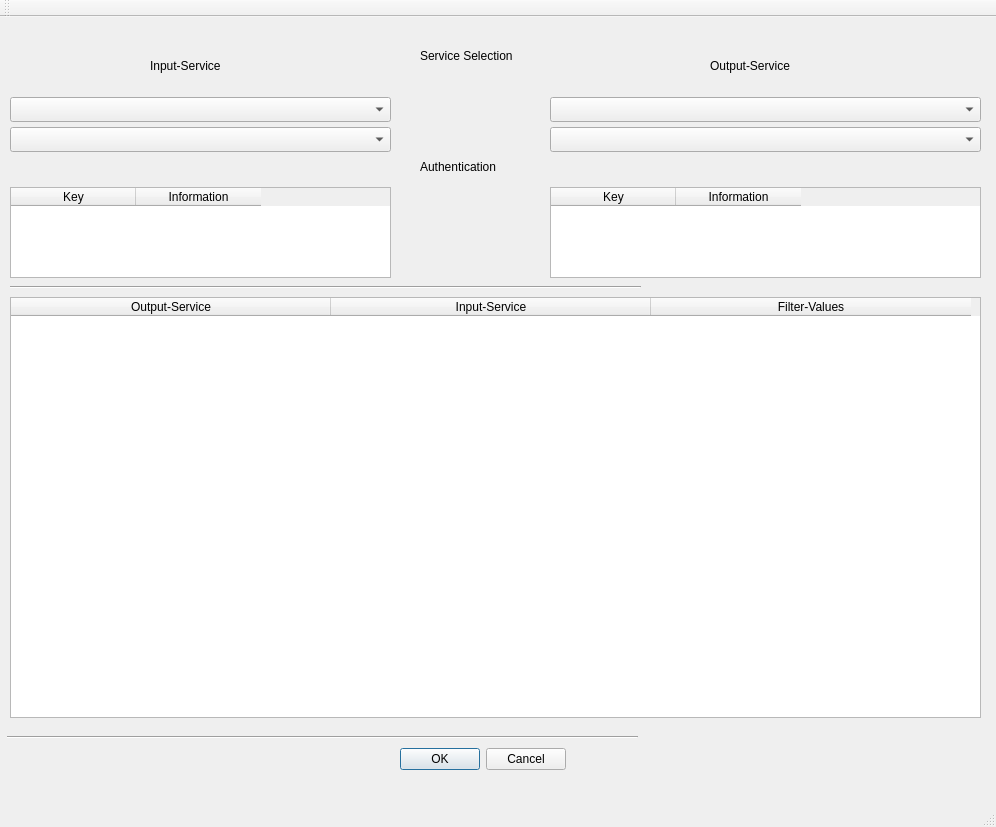
<?xml version="1.0" encoding="UTF-8"?>
<ui version="4.0">
 <class>MainWindow</class>
 <widget class="QMainWindow" name="MainWindow">
  <property name="geometry">
   <rect>
    <x>0</x>
    <y>0</y>
    <width>996</width>
    <height>827</height>
   </rect>
  </property>
  <property name="windowTitle">
   <string>Service-Converter</string>
  </property>
  <widget class="QWidget" name="centralWidget">
   <widget class="QComboBox" name="cb_output_category">
    <property name="geometry">
     <rect>
      <x>550</x>
      <y>80</y>
      <width>431</width>
      <height>25</height>
     </rect>
    </property>
   </widget>
   <widget class="QComboBox" name="cb_input_category">
    <property name="geometry">
     <rect>
      <x>10</x>
      <y>80</y>
      <width>381</width>
      <height>25</height>
     </rect>
    </property>
   </widget>
   <widget class="QComboBox" name="cb_input_service">
    <property name="geometry">
     <rect>
      <x>10</x>
      <y>110</y>
      <width>381</width>
      <height>25</height>
     </rect>
    </property>
   </widget>
   <widget class="QComboBox" name="cb_output_service">
    <property name="geometry">
     <rect>
      <x>550</x>
      <y>110</y>
      <width>431</width>
      <height>25</height>
     </rect>
    </property>
   </widget>
   <widget class="QLabel" name="lb_serviceselection">
    <property name="geometry">
     <rect>
      <x>420</x>
      <y>30</y>
      <width>141</width>
      <height>17</height>
     </rect>
    </property>
    <property name="text">
     <string>Service Selection</string>
    </property>
   </widget>
   <widget class="QLabel" name="lb_service_input">
    <property name="geometry">
     <rect>
      <x>150</x>
      <y>40</y>
      <width>131</width>
      <height>17</height>
     </rect>
    </property>
    <property name="text">
     <string>Input-Service</string>
    </property>
   </widget>
   <widget class="QLabel" name="lb_service_output">
    <property name="geometry">
     <rect>
      <x>710</x>
      <y>40</y>
      <width>111</width>
      <height>17</height>
     </rect>
    </property>
    <property name="text">
     <string>Output-Service</string>
    </property>
   </widget>
   <widget class="Line" name="ln_bottom">
    <property name="geometry">
     <rect>
      <x>7</x>
      <y>710</y>
      <width>631</width>
      <height>20</height>
     </rect>
    </property>
    <property name="orientation">
     <enum>Qt::Horizontal</enum>
    </property>
   </widget>
   <widget class="Line" name="ln_mid">
    <property name="geometry">
     <rect>
      <x>10</x>
      <y>260</y>
      <width>631</width>
      <height>20</height>
     </rect>
    </property>
    <property name="orientation">
     <enum>Qt::Horizontal</enum>
    </property>
   </widget>
   <widget class="QTableWidget" name="tb_input_auth">
    <property name="geometry">
     <rect>
      <x>10</x>
      <y>170</y>
      <width>381</width>
      <height>91</height>
     </rect>
    </property>
    <property name="sizeAdjustPolicy">
     <enum>QAbstractScrollArea::AdjustToContentsOnFirstShow</enum>
    </property>
    <property name="autoScrollMargin">
     <number>16</number>
    </property>
    <property name="alternatingRowColors">
     <bool>false</bool>
    </property>
    <property name="wordWrap">
     <bool>false</bool>
    </property>
    <attribute name="horizontalHeaderCascadingSectionResizes">
     <bool>true</bool>
    </attribute>
    <attribute name="horizontalHeaderDefaultSectionSize">
     <number>125</number>
    </attribute>
    <column>
     <property name="text">
      <string notr="true">Key</string>
     </property>
     <property name="toolTip">
      <string notr="true"/>
     </property>
     <property name="whatsThis">
      <string notr="true"/>
     </property>
     <property name="font">
      <font>
       <kerning>false</kerning>
      </font>
     </property>
     <property name="textAlignment">
      <set>AlignCenter</set>
     </property>
    </column>
    <column>
     <property name="text">
      <string>Information</string>
     </property>
     <property name="textAlignment">
      <set>AlignCenter</set>
     </property>
    </column>
   </widget>
   <widget class="QTableWidget" name="tb_output_auth">
    <property name="geometry">
     <rect>
      <x>550</x>
      <y>170</y>
      <width>431</width>
      <height>91</height>
     </rect>
    </property>
    <property name="sizeAdjustPolicy">
     <enum>QAbstractScrollArea::AdjustToContentsOnFirstShow</enum>
    </property>
    <attribute name="horizontalHeaderCascadingSectionResizes">
     <bool>true</bool>
    </attribute>
    <attribute name="horizontalHeaderDefaultSectionSize">
     <number>125</number>
    </attribute>
    <column>
     <property name="text">
      <string>Key</string>
     </property>
     <property name="font">
      <font>
       <kerning>true</kerning>
      </font>
     </property>
     <property name="textAlignment">
      <set>AlignCenter</set>
     </property>
    </column>
    <column>
     <property name="text">
      <string>Information</string>
     </property>
     <property name="textAlignment">
      <set>AlignCenter</set>
     </property>
    </column>
   </widget>
   <widget class="QLabel" name="lb_authentication">
    <property name="geometry">
     <rect>
      <x>420</x>
      <y>140</y>
      <width>141</width>
      <height>20</height>
     </rect>
    </property>
    <property name="text">
     <string>Authentication</string>
    </property>
   </widget>
   <widget class="QDialogButtonBox" name="buttonBox">
    <property name="geometry">
     <rect>
      <x>400</x>
      <y>730</y>
      <width>166</width>
      <height>25</height>
     </rect>
    </property>
    <property name="standardButtons">
     <set>QDialogButtonBox::Cancel|QDialogButtonBox::Ok</set>
    </property>
   </widget>
   <widget class="QTableWidget" name="tb_value_matching">
    <property name="geometry">
     <rect>
      <x>10</x>
      <y>280</y>
      <width>971</width>
      <height>421</height>
     </rect>
    </property>
    <property name="sizeAdjustPolicy">
     <enum>QAbstractScrollArea::AdjustToContents</enum>
    </property>
    <attribute name="horizontalHeaderCascadingSectionResizes">
     <bool>true</bool>
    </attribute>
    <attribute name="horizontalHeaderDefaultSectionSize">
     <number>320</number>
    </attribute>
    <column>
     <property name="text">
      <string>Output-Service</string>
     </property>
    </column>
    <column>
     <property name="text">
      <string>Input-Service</string>
     </property>
    </column>
    <column>
     <property name="text">
      <string>Filter-Values</string>
     </property>
    </column>
   </widget>
  </widget>
  <widget class="QMenuBar" name="menuBar">
   <property name="geometry">
    <rect>
     <x>0</x>
     <y>0</y>
     <width>996</width>
     <height>22</height>
    </rect>
   </property>
  </widget>
  <widget class="QToolBar" name="mainToolBar">
   <attribute name="toolBarArea">
    <enum>TopToolBarArea</enum>
   </attribute>
   <attribute name="toolBarBreak">
    <bool>false</bool>
   </attribute>
  </widget>
  <widget class="QStatusBar" name="statusBar"/>
 </widget>
 <layoutdefault spacing="6" margin="11"/>
 <resources/>
 <connections/>
</ui>
